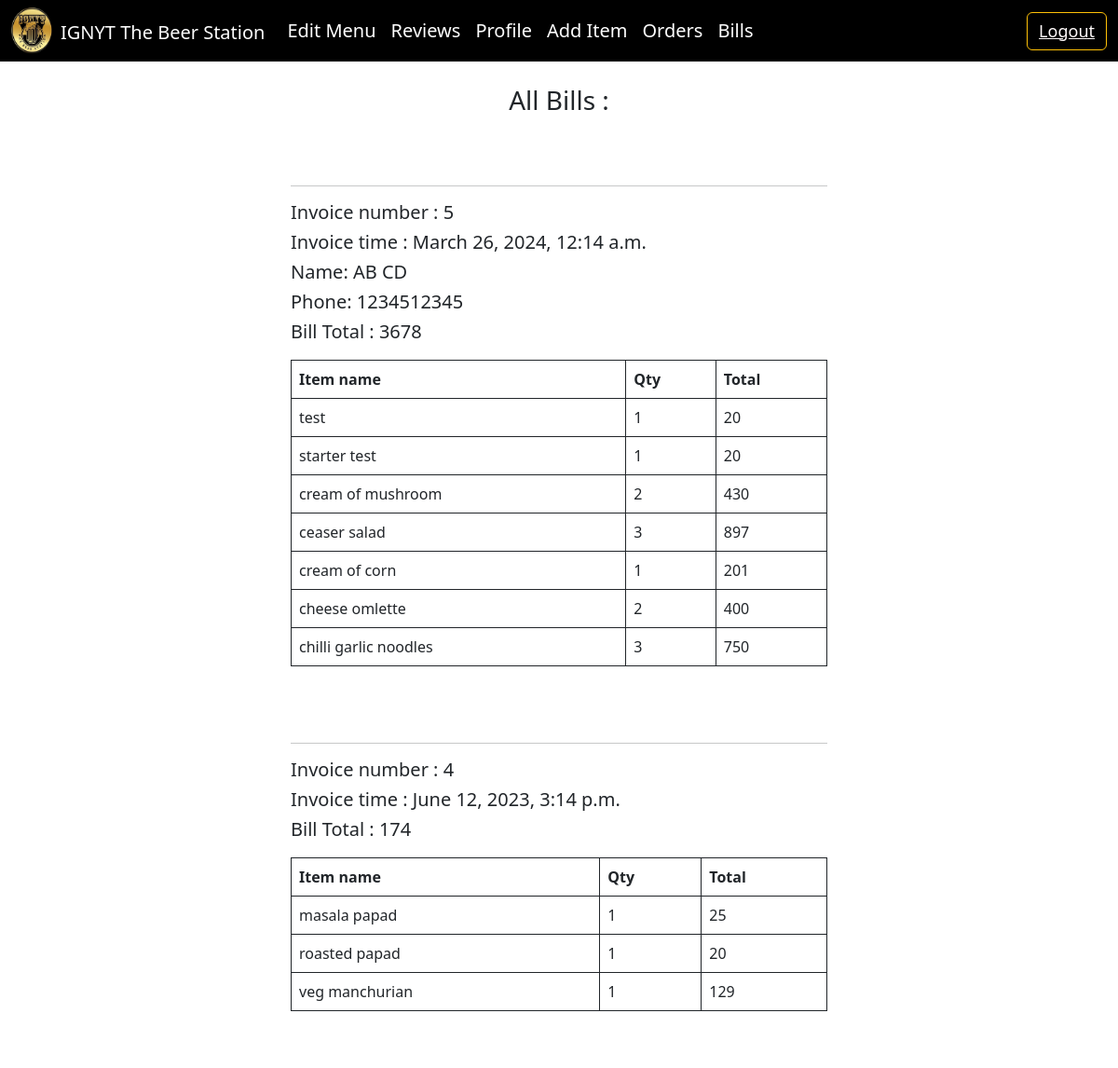
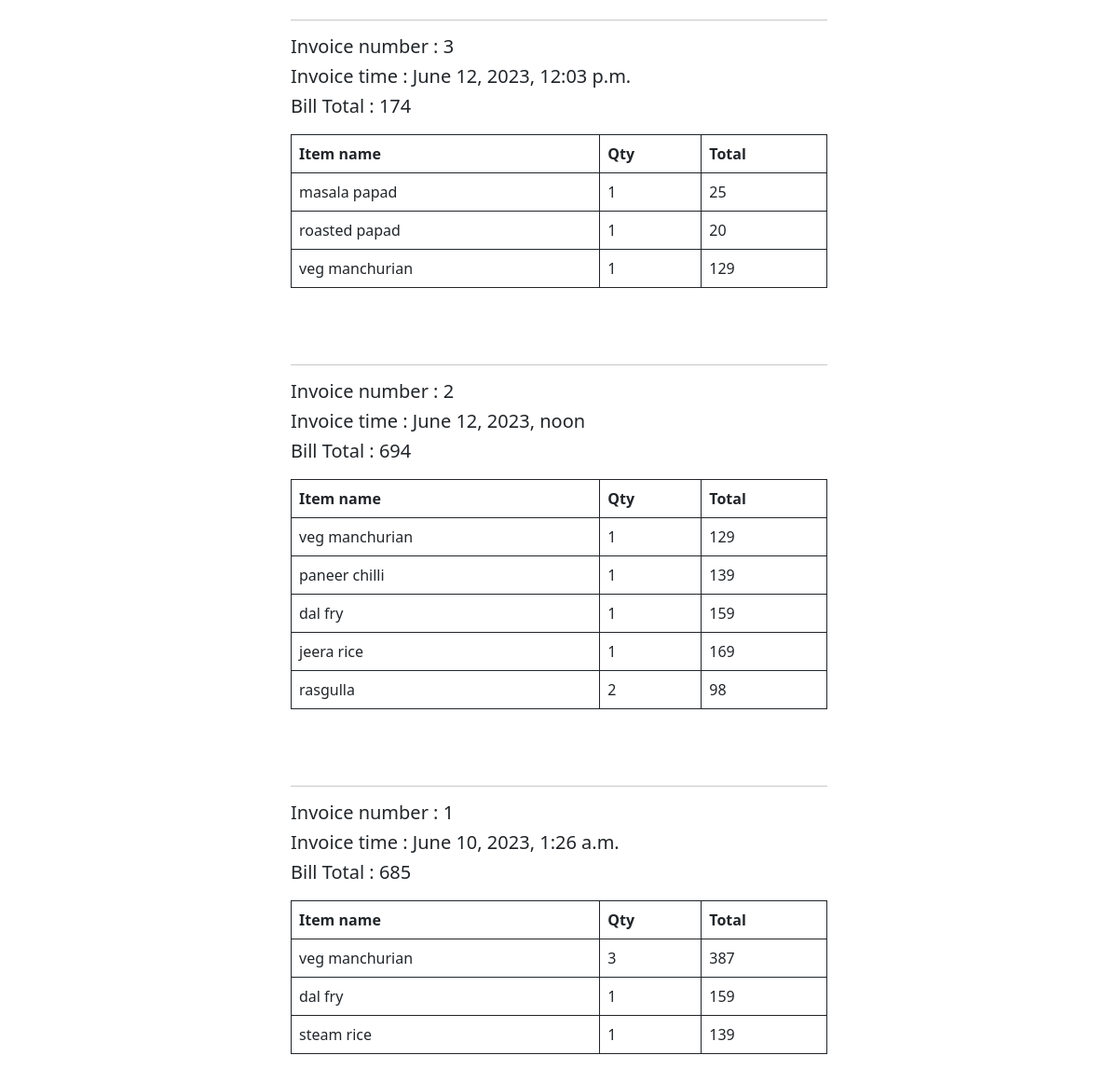
Page /view_bills (signed in) on the committed database (2 pictures, top to bottom).
### cafe/models.py (models this page shows)
class bill(models.Model):
    order_items = models.CharField(max_length=5000)
    name = models.CharField(default='', max_length=50)
    bill_total = models.IntegerField()
    phone = models.CharField(max_length=10)
    bill_time = models.DateTimeField()

### cafe/views.py (the view)
# urls.py: path('view_bills', views.view_bills, name='view_bills'),
def view_bills(request):
    if request.user.is_anonymous:
        messages.error(request, 'You Must be an admin user to view this!')
        return redirect('')
    all_bills = bill.objects.all().order_by('-bill_time')
    for b in all_bills:
        b.order_items = ast.literal_eval(b.order_items)
    context = {'bills': all_bills}
    return render(request, 'bills.html', context)

### templates/bills.html (shortened to what this page needs)
{% extends 'base.html' %}
{%block body%}
<div class="container col-md-6">
    <div style="display:grid;place-content:center; padding-top:25px">
        <h3>All Bills : </h3>
      </div>
    {% for b in bills %}
  <table class="table table-bordered border-dark">
  <thead>
    <tr>
      <th>Item name</th>
      <th>Qty</th>
      <th>Total</th>
    </tr>
  </thead>
  <tbody>
    {% for item, values in b.order_items.items %}
    <tr>
      <td>{{ item }}</td>
      <td>{{ values.0 }}</td>
      <td>{{ values.1 }}</td>
    </tr>
    {% endfor %}
    <div style='padding:50px 0px 10px'>
    <hr>
  <h5> Invoice number : {{b.id}}</h5>
  <h5> Invoice time : {{b.bill_time}}</h5>
    {% if b.name != "Unknown" %}
    <h5>Name: {{ b.name }}</h5>
    <h5>Phone: {{ b.phone }}</h5>
{% endif %}
    <h5>Bill Total : {{ b.bill_total }}</h5>
    </div>
    {% endfor %}
  </tbody>
</table>
  </div>
{%endblock body%}

### templates/base.html (style rules this page uses)
* { text-decoration:none; }

### rows in the picture
bill: order_items "test" "starter test" "cream of mushroom" "ceaser salad" "cream of corn" "cheese omlette" "chilli garlic noodles", values "1" "1" "2" "3" "1" "2" "3", values "20" "20" "430" "897" "201" "400" "750", id "5", bill_time "March 26, 2024, 12:14 a.m.", name "AB CD", phone "1234512345", bill_total "3678"
bill: order_items "masala papad" "roasted papad" "veg manchurian", values "1" "1" "1", values "25" "20" "129", id "4", bill_time "June 12, 2023, 3:14 p.m.", bill_total "174"
bill: order_items "masala papad" "roasted papad" "veg manchurian", values "1" "1" "1", values "25" "20" "129", id "3", bill_time "June 12, 2023, 12:03 p.m.", bill_total "174"
bill: order_items "veg manchurian" "paneer chilli" "dal fry" "jeera rice" "rasgulla", values "1" "1" "1" "1" "2", values "129" "139" "159" "169" "98", id "2", bill_time "June 12, 2023, noon", bill_total "694"
bill: order_items "veg manchurian" "dal fry" "steam rice", values "3" "1" "1", values "387" "159" "139", id "1", bill_time "June 10, 2023, 1:26 a.m.", bill_total "685"
